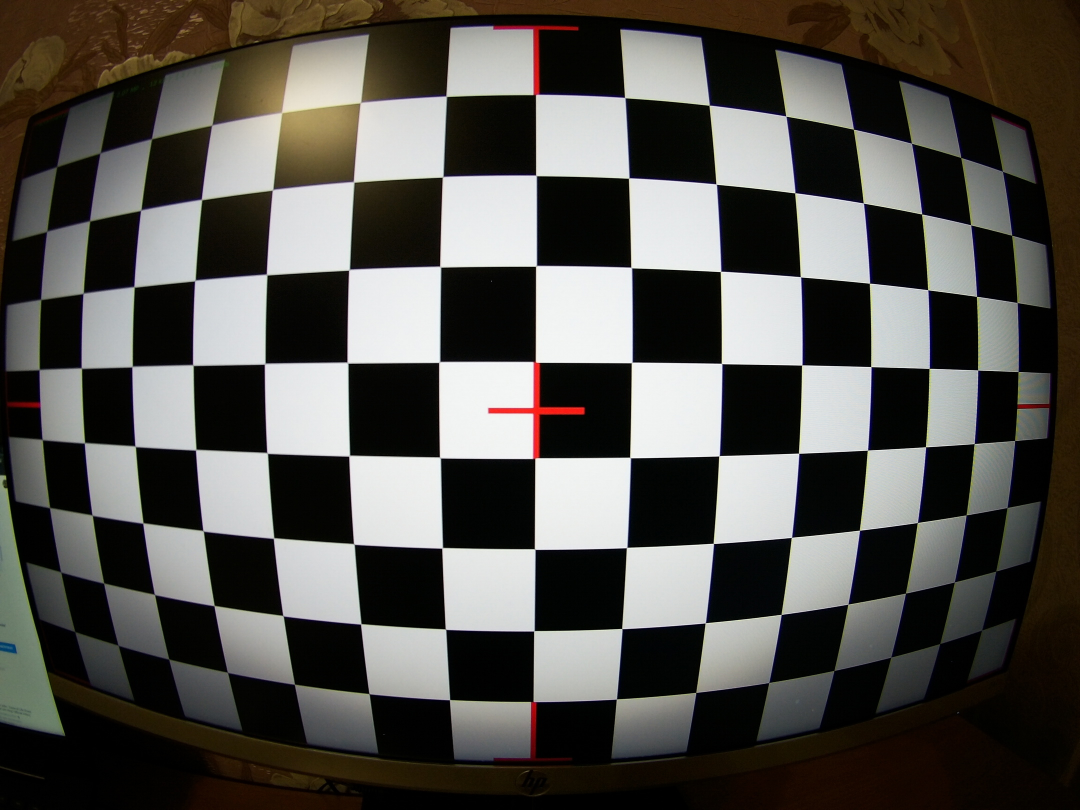
#> input picture samples/2020_0401_212026_005.JPG, 2160 x 1620 px (shown at 1/2 size)
$ python process_image.py samples/2020_0401_212026_005.JPG
#> lines starting #> are read from the running program, lines starting #| are printed output that depends on the picture
#> in process_image, img is the input picture: shape (1620, 2160, 3); mean B, G, R 77.1, 81.7, 83.9
### defisheyer.py
import cv2
import numpy as np
from typing import Tuple

class BaseDeFisheyer:
    def __init__(self,
                 width: int,
                 height: int,
                 depth: int,
                 border_size: float,
                 coeff2: float,
                 coeff4: float,
                 rotation: int = 0):
        # TODO image rotation
        # save parameters
#> called with width = 2160, height = 1620, depth = 3, border_size = 0.08, coeff2 = -1.3, coeff4 = 1.25, rotation = 0
        self.width = width
        self.height = height
        self.depth = depth
        self.border_size = border_size
        self.coeff2 = coeff2
        self.coeff4 = coeff4
        # calc internal values
        self.tmp_height = int(self.height * (1 + self.border_size * 2))
        self.tmp_width = int(self.width * (1 + self.border_size * 2))
        self.dh = (self.tmp_height - self.height) // 2
        self.dw = (self.tmp_width - self.width) // 2
        # create internal objects
        self.temp_img_in = np.zeros((self.tmp_height, self.tmp_width, self.depth), dtype=np.uint8)
        self.temp_img_out = np.zeros((self.tmp_height, self.tmp_width, self.depth), dtype=np.uint8)
        self.coef_matrix = np.zeros((4, 1), np.float64)
        self.coef_matrix[0, 0] = self.coeff2
        self.coef_matrix[1, 0] = self.coeff4
        self.cam_matrix = np.eye(3, dtype=np.float32)
        self.cam_matrix[0, 2] = self.tmp_width * 0.5
        self.cam_matrix[1, 2] = self.tmp_height * 0.5
        self.cam_matrix[0, 0] = max(self.tmp_width, self.tmp_height)
        self.cam_matrix[1, 1] = max(self.tmp_width, self.tmp_height)
        # calculate crop area afred defisheyeing
        self.temp_img_in[self.dh : self.dh + self.height, self.dw : self.dw + self.width] = 255
        self.__undistort_self()
        mid_vert = self.tmp_height // 2
        mid_hor = self.tmp_width // 2
        # horizontal crop zones
        self.left_crop = 0
        self.right_crop = self.tmp_width - 1
        for i in range(self.tmp_width - 1):
            if self.__is_black(self.temp_img_out[mid_vert, i]) and not self.__is_black(self.temp_img_out[mid_vert, i + 1]):
                self.left_crop = i + 2
            elif not self.__is_black(self.temp_img_out[mid_vert, i]) and self.__is_black(self.temp_img_out[mid_vert, i + 1]):
                self.right_crop = i
        self.top_crop = 0
        self.bottom_crop = self.tmp_height - 1
        # vertical crop zones
        for i in range(self.tmp_height - 1):
            if self.__is_black(self.temp_img_out[i, mid_hor]) and not self.__is_black(self.temp_img_out[i + 1, mid_hor]):
                self.top_crop = i + 2
            elif not self.__is_black(self.temp_img_out[i, mid_hor]) and self.__is_black(self.temp_img_out[i + 1, mid_hor]):
                self.bottom_crop = i

        # correct crop zones to match original aspect ratio
        orig_aspect = self.width / self.height
        cur_aspect = (self.right_crop - self.left_crop) / (self.bottom_crop - self.top_crop)
        while max(orig_aspect, cur_aspect) / min(orig_aspect, cur_aspect) > 1.01:
            if cur_aspect > orig_aspect:
                self.left_crop += 1
                self.right_crop -= 1
            else:
                self.top_crop += 1
                self.bottom_crop -= 1
            cur_aspect = (self.right_crop - self.left_crop) / (self.bottom_crop - self.top_crop)

    def __is_black(self, pixel) -> bool:
        if pixel is int and pixel == 0:
            return True
        return not any(pixel)

    def __check_frame_size(self, img: np.ndarray):
        if img.shape[0] != self.height or img.shape[1] != self.width:
            raise Exception(f"Invalid frame size. Expected {self.width}x{self.height}, got {img.shape[1]}x{img.shape[0]}")

    def __undistort_self(self):
        cv2.undistort(self.temp_img_in, self.cam_matrix, self.coef_matrix, dst=self.temp_img_out)

    def get_new_frame_size(self) -> (int, int):
        return self.right_crop - self.left_crop, self.bottom_crop - self.top_crop

    def process_frame(self, img: np.ndarray) -> np.ndarray:
        self.__check_frame_size(img)
        self.temp_img_in[self.dh : self.dh + self.height, self.dw : self.dw + self.width] = img
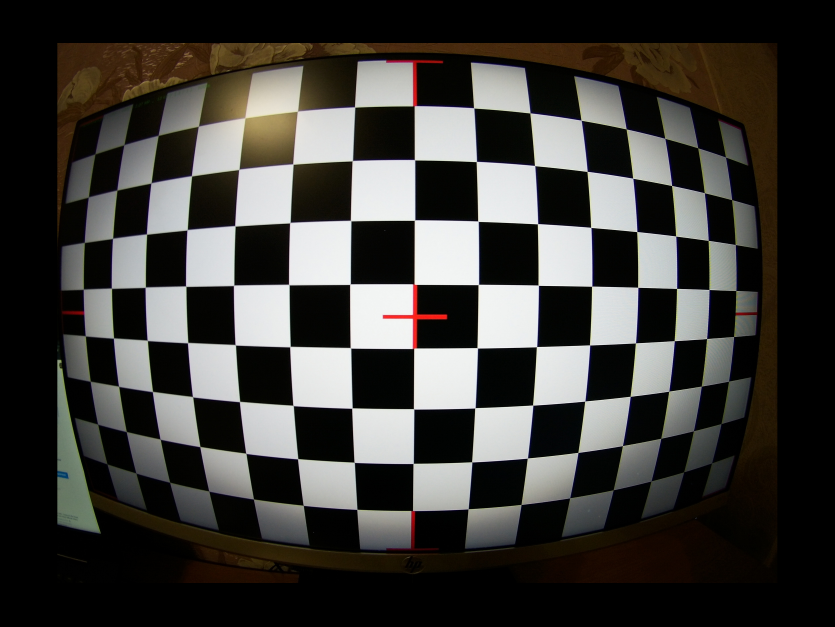
#> self.temp_img_in: shape (1879, 2505, 3) (shown at 1/3 size); mean B, G, R 57.3, 60.8, 62.4
        self.__undistort_self()
#> in __undistort_self (call 2), `cv2.undistort(self.temp_img_in, self.cam_matrix, self.coef_matrix, dst..`:
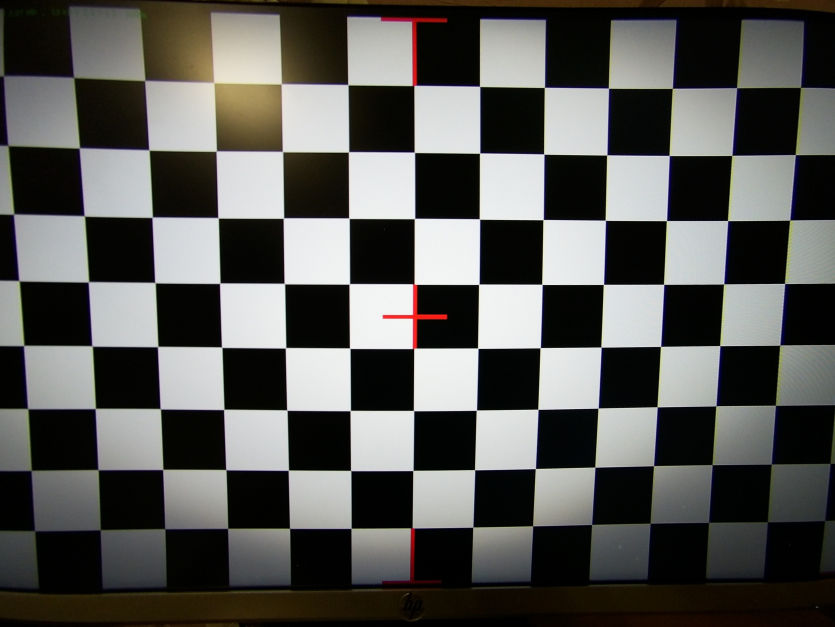
#> self.temp_img_out: shape (1879, 2505, 3) (shown at 1/3 size); mean B, G, R 84.6, 87.6, 88
        cropped = self.temp_img_out[self.top_crop : self.bottom_crop, self.left_crop : self.right_crop]
        return cropped#cv2.resize(cropped, (self.width, self.height))


# [21 lines left out: function process_frame, not called in this run]

### SJ5000_defisheyer.py
from defisheyer import BaseDeFisheyer

class SJ5000_DeFisheyer(BaseDeFisheyer):
    def __init__(self,
                 width: int,
                 height: int,
                 rotation: int = 0):
        super().__init__(width, height, 3, 0.08, -1.3, 1.25, rotation) #__init__(width, height, 3, 0.08, -1.3, 1.25, rotation)

### process_image.py
import cv2
import sys
import os
from typing import List
from SJ5000_defisheyer import SJ5000_DeFisheyer

def main(args: List[str]):
    for f in args[1:]:
        file_in = os.path.abspath(f)
        file_out = make_processed_name(file_in)
        process_image(file_in, file_out)

def make_processed_name(file_in: str) -> str:
    file_name, extension = os.path.splitext(file_in)
    return f"{file_name}-processed{extension}"

def process_image(file_in: str, file_out: str):
    img = cv2.imread(file_in)
    #img = cv2.resize(img, (img.shape[1] // 4, img.shape[0] // 4))
    defisheyer = SJ5000_DeFisheyer(img.shape[1], img.shape[0], 0)
    img_norm = defisheyer.process_frame(img)
    cv2.imwrite(file_out, img_norm)
    cv2.waitKey(-1)

if __name__ == "__main__":
    main(sys.argv)
